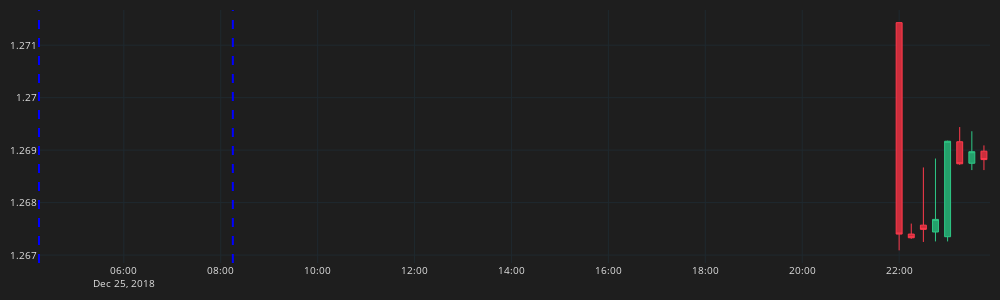

The cell this chart's notebook holds for it:
### Code cell
granularity = "M15"
date = "2018-12-25"

print(is_weekend(utils.get_utc_dt_from_string(date)))

pairname = 'GBP_USD'
df_trades = test_trade(date, pairname, granularity)

df_trades.head()

### Figure 1 — Plotly figure (JSON) as saved in the notebook; plotly's stock layout.template omitted (floating-point values rounded to 4 significant figures)
{"data": [{"close": [1.267, 1.267, 1.267, 1.268, 1.269, 1.269, 1.269, 1.269], "decreasing": {"fillcolor": "#CC2E3C", "line": {"color": "#FF3A4C"}}, "high": [1.271, 1.268, 1.269, 1.269, 1.269, 1.269, 1.269, 1.269], "increasing": {"fillcolor": "#24A06B", "line": {"color": "#2EC886"}}, "line": {"width": 1}, "low": [1.267, 1.267, 1.267, 1.267, 1.267, 1.269, 1.269, 1.269], "opacity": 1, "open": [1.271, 1.267, 1.268, 1.267, 1.267, 1.269, 1.269, 1.269], "type": "candlestick", "x": ["2018-12-25T22:00:00+00:00", "2018-12-25T22:15:00+00:00", "2018-12-25T22:30:00+00:00", "2018-12-25T22:45:00+00:00", "2018-12-25T23:00:00+00:00", "2018-12-25T23:15:00+00:00", "2018-12-25T23:30:00+00:00", "2018-12-25T23:45:00+00:00"]}], "layout": {"font": {"color": "#e1e1e1", "size": 10}, "height": 300, "margin": {"b": 10, "l": 10, "r": 10, "t": 10}, "paper_bgcolor": "#1e1e1e", "plot_bgcolor": "#1e1e1e", "shapes": [{"line": {"color": "blue", "dash": "dash", "width": 2}, "type": "line", "x0": "2018-12-25T04:15:00+00:00", "x1": "2018-12-25T04:15:00+00:00", "xref": "x", "y0": 0, "y1": 1, "yref": "y domain"}, {"line": {"color": "blue", "dash": "dash", "width": 2}, "type": "line", "x0": "2018-12-25T08:15:00+00:00", "x1": "2018-12-25T08:15:00+00:00", "xref": "x", "y0": 0, "y1": 1, "yref": "y domain"}], "width": 1000, "xaxis": {"fixedrange": true, "gridcolor": "#1f292f", "rangeslider": {"visible": false}, "showgrid": true}, "yaxis": {"gridcolor": "#1f292f", "showgrid": true}}}
